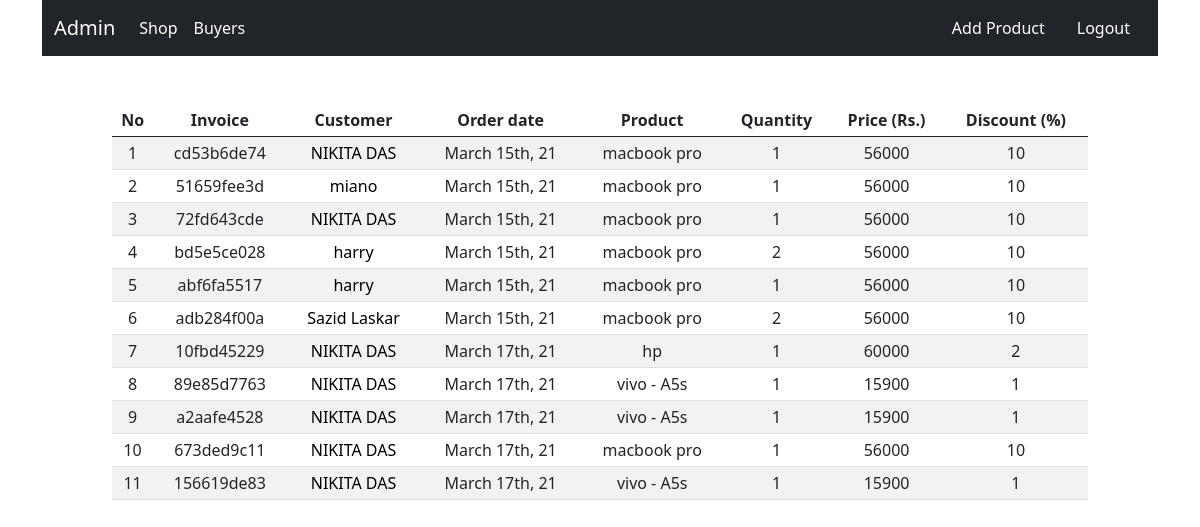
Page /detail on the earlier database version.
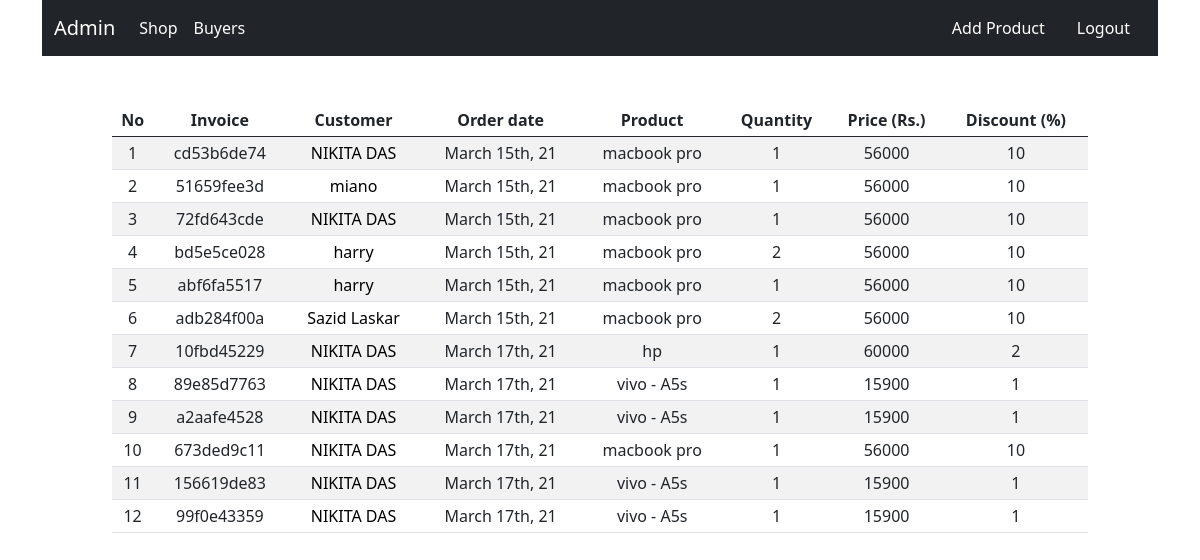
Same page on the later database version.
### shop/customers/models.py (models this page shows, shortened)
class Order(db.Model):
    id = db.Column(db.Integer, primary_key = True)
    invoice = db.Column(db.String(15), unique = True, nullable=False)
    status = db.Column(db.String(50), nullable = False, default = 'Pending')
    customer_id = db.Column(db.Integer, db.ForeignKey('customer.id'), nullable=False)
    order_date = db.Column(db.DateTime, nullable = False, default = datetime.utcnow)
    orders = db.Column(jsonEncodedDict)

class Customer(db.Model, UserMixin):
    id = db.Column(db.Integer, primary_key=True)
    name = db.Column(db.String(80), unique=True, nullable=False)
    username = db.Column(db.String(80), unique=True, nullable=False)
    email = db.Column(db.String(120), unique=True, nullable=False)
    password = db.Column(db.String(120),  nullable=False)
    country = db.Column(db.String(120),  nullable=False)
    state = db.Column(db.String(120),  nullable=False)
    city = db.Column(db.String(120),  nullable=False)
    address = db.Column(db.String(120),  nullable=False)
    pin = db.Column(db.String(120),  nullable=False)
    contact= db.Column(db.String(120),  nullable=False)
    date_created = db.Column(db.DateTime, nullable = False, default = datetime.utcnow)

### shop/admin/routes.py (the view)
@app.route('/detail')
def detail():
    order = Order.query.all()
    customer = Customer.query.all()
    return render_template('admin/detail.html', order=order, customer = customer)

### shop/customers/models.py (called while the page is built)
    def process_result_value(self, value, dialect):
        if value is None:
            return {}
        else:
            return json.loads(value)

### shop/templates/admin/detail.html (shortened to what this page needs)
{% extends "base.html" %}
{% block content %}
{% include 'admin_navbar.html' %}
<div class="conatiner mt-5 ml-3" style="margin-left: 7rem; margin-right: 7rem;">
    <table class="table table-sm table-condensed table-striped table-hover "style="text-align: center";>
        <thead>
            <th>No</th>
            <th>Invoice</th>
          <th>Customer</th>
            <th>Order date</th>
            <th>Product</th>
            <th>Quantity</th>
            <th>Price (Rs.)</th>
            <th>Discount (%)</th>
        </thead>
        <tbody >
            {% if order %}
            {% for ord in order %}
          <tr>
              <td>{{ loop.index }}</td>
              <td>{{ ord.invoice }}</td>
           {% for cust in customer %}
              {% if cust.id == ord.customer_id %}
            <td><a href="{{ url_for('info', name = cust.name)}}" style="text-decoration: none; color: black;">{{ cust.name }}</a></td>
              {% endif %}
              {% endfor %}
              <td>{{ moment(ord.order_date).format("MMMM Do, YY") }}</td>
              {% for key, product in ord.orders.items():  %}
              <td>{{ product.name }}
                </td>
              <td>{{ product.quantity }}</td>
              <td>{{ product.price }}</td>
              <td>{{ product.discount }}</td>
              {% endfor %}
              {% endfor %}
              {% endif %}
              {% endblock %}

### shop/templates/base.html (shortened to what this page needs)
<!doctype html>
<html lang="en">
  <head>
    <link rel="stylesheet" href="{{ url_for('static',filename = 'css/bootstrap.min.css')}} ">
  </head>
  <body>
    {% block content %}
    {% endblock %}
  </body>
  </body>
</html>

### shop/templates/admin_navbar.html (shortened to what this page needs)
<div class="container">
    <nav class="navbar navbar-expand-lg navbar-light bg-dark">
        <div class="container-fluid">
          <a class="navbar-brand" href="{{ url_for('admin')}}" style="color: white;">Admin</a>
          <div class="collapse navbar-collapse" id="navbarNavDropdown">
            <ul class="navbar-nav">
              <li class="nav-item">
                <a class="nav-link active" aria-current="page" href="{{ url_for('admin_shop')}}"style="color: white;">Shop</a>
              </li>
              <li class="nav-item">
                <a class="nav-link active" aria-current="page" href="{{ url_for('detail')}}"style="color: white;">Buyers</a>
              </li>
          </div>
          <ul class="nav justify-content-end">
            <li class="nav-item">
              <a class="nav-link active" aria-current="page" href="{{ url_for('addproduct')}}" style="color: white;">Add Product</a>
            </li>
            </ul>
                <a href="{{ url_for('main')}}" class="nav-link"style="color: white;">Logout</a>
        </div>
      </nav>
</div>

Differences in the rows shown:
added Order: invoice "99f0e43359", order_date "March 17th, 21", name "vivo - A5s", quantity "1", price "15900", discount "1", Customer (name "NIKITA DAS")
